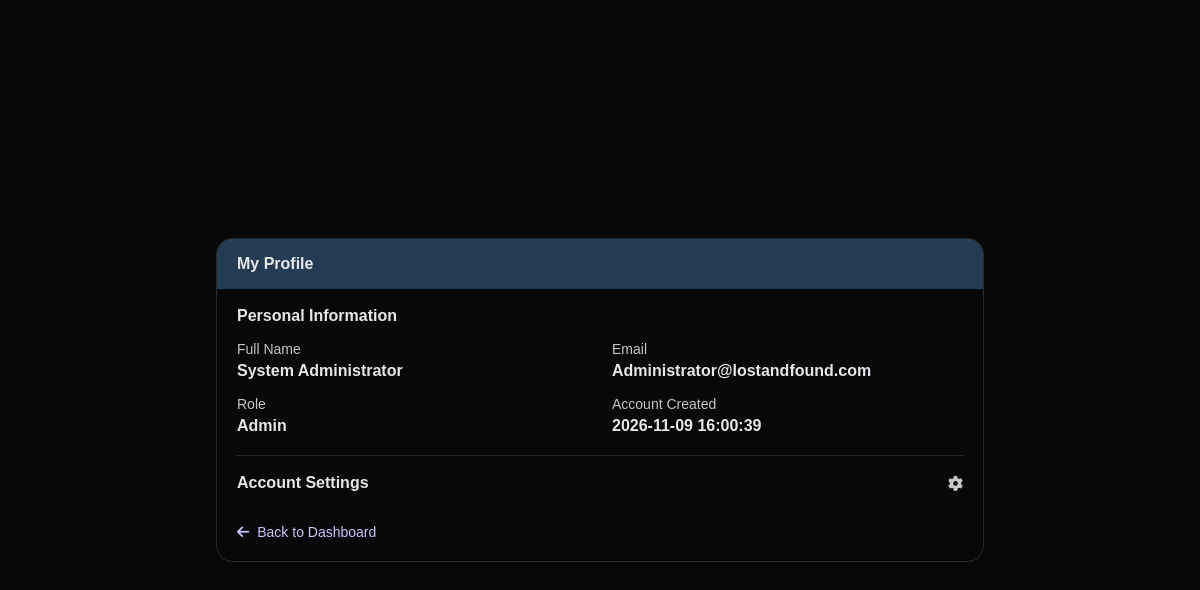
The page /student/profile.php (signed in) on the database its author committed.
### tables this page shows
CREATE TABLE `user` (
  `UserID` int(11) NOT NULL,
  `fullname` varchar(55) NOT NULL,
  `email` varchar(100) NOT NULL,
  `password_hash` varchar(255) NOT NULL,
  `role` enum('User','Admin') NOT NULL DEFAULT 'User',
  `created_at` timestamp NOT NULL DEFAULT current_timestamp()
);

### app/Models/user.php (called while the page is built, shortened)
<?php
    class User{
        private $conn;
        public function __construct(){
            $database=new Database();
            $this->conn=$database->connection();
        }
        public function ViewUserById($userID){
            $sql="SELECT * FROM user WHERE UserID = ?";
            $stmt=$this->conn->prepare($sql);
            $stmt->execute(["$userID"]);
            $user=$stmt->fetch(PDO::FETCH_ASSOC);
            return $user;
        }
    }

### app/Database.php (called while the page is built, shortened)
<?php
    class Database{
        private $host="localhost";
        private $username="root";
        private $password="";
        private $dbname="lost_and_found";
        public function connection(){
            return new PDO("mysql:host=$this->host;dbname=$this->dbname",$this->username,$this->password,[
                PDO::ATTR_ERRMODE=>PDO::ERRMODE_EXCEPTION
            ]);
        }
    }
?>

### student/profile.php (the view, shortened to what this page needs)
<?php
$userModel=new User();
$userID = $_SESSION["UserID"];
try {
    $user = $userModel->ViewUserById($userID);
} catch (PDOException $e) {
    exit("Database error: " . $e->getMessage());
}
?>
<!DOCTYPE html>
<html lang="en">
<head>
    <link rel="stylesheet" href="../css/profile.css">
    <link rel="stylesheet" href="https://cdnjs.cloudflare.com/ajax/libs/font-awesome/6.5.2/css/all.min.css">
</head>
<body>
    <main class="profile-card">
        <section class="profile-header" aria-labelledby="profile-title">
            <div class="header-top">
                <h1 id="profile-title">My Profile</h1>
            </div>
        </section>
        <section class="profile-content" aria-labelledby="personal-info-title">
            <h2 id="personal-info-title">Personal Information</h2>
            <dl class="details-grid">
                <div class="detail">
                    <dt>Full Name</dt>
                    <dd><?php echo $user["fullname"]?></dd>
                </div>
                <div class="detail">
                    <dt>Email</dt>
                    <dd><?php echo $user["email"]?></dd>
                </div>
                <div class="detail">
                    <dt>Role</dt>
                    <dd><?php echo $user["role"]?></dd>
                </div>
                <div class="detail">
                    <dt>Account Created</dt>
                    <dd><?php echo $user["created_at"]?></dd>
                </div>
            </dl>
            <div class="account-settings">
                <div class="settings-heading">
                    <h2>Account Settings</h2>
                    <i class="fa-solid fa-gear" aria-hidden="true"></i>
                </div>
            </div>
            <a class="back-link" href="dashboard.php">
                <i class="fa-solid fa-arrow-left" aria-hidden="true"></i>
                Back to Dashboard
            </a>
        </section>
    </main>
</body>
</html>

### css/profile.css (style rules this page uses)
:root { color-scheme: dark; font-family: Arial, sans-serif; color: #e5e7eb; background: #080808; }
* { box-sizing: border-box; }
body { min-height: 100vh; margin: 0; padding: 24px; display: grid; place-items: center; background: #080808; }
.profile-card { width: min(100%, 768px); overflow: hidden; border: 1px solid #292929; border-radius: 16px; background: #080808; }
.profile-header { padding: 16px 20px; background: #243b53; }
.header-top, .identity, .settings-heading { display: flex; align-items: center; justify-content: space-between; }
.header-top h1, .identity h2, .profile-content h2 { margin: 0; }
.header-top h1 { font-size: 16px; }
.profile-content { padding: 18px 20px 20px; }
.profile-content h2 { font-size: 16px; }
.details-grid { display: grid; grid-template-columns: repeat(2, minmax(0, 1fr)); column-gap: 24px; row-gap: 16px; margin: 16px 0 20px; }
.detail dt { margin-bottom: 5px; color: #c5c5c5; font-size: 14px; }
.detail dd { margin: 0; overflow-wrap: anywhere; font-size: 16px; font-weight: 700; }
.account-settings { padding-top: 18px; border-top: 1px solid #292929; }
.settings-heading { margin-bottom: 12px; }
.settings-heading i { color: #c5c5c5; font-size: 15px; }
.back-link { display: inline-flex; align-items: center; gap: 8px; margin-top: 20px; color: #c7c4ff; font-size: 14px; text-decoration: none; }

### rows shown on the page
user: fullname "System Administrator", email "Administrator@lostandfound.com", role "Admin", created_at "2026-11-09 16:00:39"
